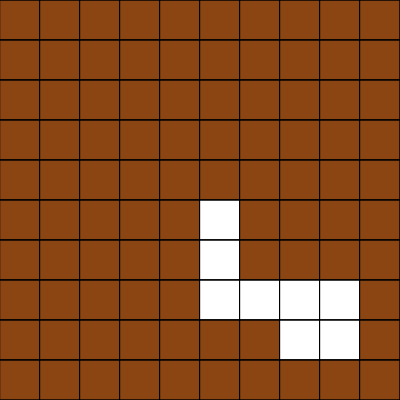
Frame 1 (no input)
Frame 60 (no input): identical to frame 1, image omitted
Frame 120 (the mouse pressed at the canvas centre since frame 60): identical to frame 1, image omitted

The p5.js sketch that drew this single still picture (run headless with seeded random() and noise() and a simulated clock; from frame 60 on, the mouse is pressed at the canvas centre):

// p5.js sketch
// ── sketch.js
const canvasWidth = 400;
const canvasHeight = 400;
const cellBoundaryColour = "#000000"; // Black for cell boundaries
const cellBoundaryWidth = 1; // Width of the cell boundary lines
const wallColour = "#8B4513"; // Brown for walls
const emptyColour = "#FFFFFF"; // White for empty cells
const backgroundColour = "#423232"; // Dark gray for background

/**
 * A position class representing a point in the dungeon grid.
 * It has x and y coordinates.
 */
class Position {
  constructor(x, y) {
    this.x = x;
    this.y = y;
  }
}

/**
 * A dungeon represented using a grid of cells.
 * Constructor accepts a width and height for the dungeon.
 * Each cell can be empty or contain a wall.
 * The grid is a 2D array where each element is a cell.
 */
class Dungeon {
  /**
   * Create a new Dungeon instance with specified dimensions.
   *
   * @param {Number} width width of the dungeon
   * @param {Number} height height of the dungeon
   */
  constructor(width, height) {
    this.width = width;
    this.height = height;
    this.grid = Array.from({ length: height }, () => Array(width).fill(null));

    // Initialize all cells to 'wall'
    for (let y = 0; y < height; y++) {
      for (let x = 0; x < width; x++) {
        this.grid[y][x] = "wall";
      }
    }

    this.cellWidth = canvasWidth / width;
    this.cellHeight = canvasHeight / height;
  }

  /**
   * Check if the specified coordinates are within the dungeon bounds.
   *
   * @param {Position} position a Position object with x and y coordinates
   * @returns {Boolean} true if within bounds, false otherwise
   */
  inBounds(position) {
    return (
      position.x >= 0 &&
      position.x < this.width &&
      position.y >= 0 &&
      position.y < this.height
    );
  }

  /**
   * Get the cell value at the specified coordinates.
   * If the coordinates are out of bounds, return null.
   *
   * @param {Position} position a Position object with x and y coordinates
   * @returns {String|null} the cell value ('wall' or 'empty') or null if out of bounds
   */
  getCell(position) {
    if (!this.inBounds(position)) {
      return null;
    }
    return this.grid[position.y][position.x];
  }

  /**
   * Set the cell at the specified coordinates to a new value.
   * Only 'wall' or 'empty' are valid values.
   * If the coordinates are out of bounds, return false, otherwise set the value
   * and return true.
   * @param {Position} position a Position object with x and y coordinates
   * @param {String} value the value to set ('wall' or 'empty')
   * @return {Boolean} true if the value was set, false if out of bounds or invalid value
   */
  setCell(position, value) {
    if (!this.inBounds(position) || (value !== "wall" && value !== "empty")) {
      return false;
    }
    this.grid[position.y][position.x] = value;
    return true;
  }

  /**
   * Set the cell at the specified coordinates to 'wall'.
   * If the coordinates are out of bounds, return false, otherwise set the value
   * and return true.
   * @param {Position} position a Position object with x and y coordinates
   * @return {Boolean} true if the value was set, false if out of bounds
   */
  setWall(position) {
    return this.setCell(position, "wall");
  }

  /**
   * Set the cell at the specified coordinates to 'empty'.
   * If the coordinates are out of bounds, return false, otherwise set the value
   * and return true.
   * @param {Position} position a Position object with x and y coordinates
   * @return {Boolean} true if the value was set, false if out of bounds
   */
  setEmpty(position) {
    return this.setCell(position, "empty");
  }

  /**
   * Check if the specified cell is a wall.
   *
   * @param {Position} position a Position object with x and y coordinates
   * @returns {Boolean} true if the cell is a wall, false otherwise
   */
  isWall(position) {
    const cell = this.getCell(position);
    return cell === "wall";
  }

  /**
   * Check if the specified cell is empty.
   *
   * @param {Position} position a Position object with x and y coordinates
   * @returns {Boolean} true if the cell is empty, false otherwise
   */
  isEmpty(position) {
    const cell = this.getCell(position);
    return cell === "empty";
  }

  /**
   * Get the cell position to the right of the specified coordinates.
   * If the specified coordinates are not valid return null
   * Use wrap around to get to the fist column if the x-coordinate is at the right edge.
   * @param {Position} position a Position object with x and y coordinates
   * @return {Position|null} an a Position object or null if out of bounds
   */
  getRight(position) {
    if (!this.inBounds(position)) {
      return null;
    }
    const newX = (position.x + 1) % this.width;
    return new Position(newX, position.y);
  }

  /**
   * Get the cell position to the left of the specified coordinates.
   * If the specified coordinates are not valid return null
   * Use wrap around to get to the last column if the x-coordinate is at the left edge.
   * @param {Position} position a Position object with x and y coordinates
   * @return {Position|null} an a Position object or null if out of bounds
   */
  getLeft(position) {
    if (!this.inBounds(position)) {
      return null;
    }
    const newX = (position.x - 1 + this.width) % this.width;
    return new Position(newX, position.y);
  }

  /**
   * Get the cell position above the specified coordinates.
   * If the specified coordinates are not valid return null
   * Use wrap around to get to the last row if the y-coordinate is at the top.
   * @param {Position} position a Position object with x and y coordinates
   * @return {Position|null} an a Position object or null if out of bounds
   */
  getAbove(position) {
    if (!this.inBounds(position)) {
      return null;
    }
    const newY = (position.y - 1 + this.height) % this.height;
    return new Position(position.x, newY);
  }

  /**
   * Get the cell position below the specified coordinates.
   * If the specified coordinates are not valid return null
   * Use wrap around to get to the first row if the y-coordinate is at the bottom.
   * @param {Position} position a Position object with x and y coordinates
   * @return {Position|null} an a Position object or null if out of bounds
   */
  getBelow(position) {
    if (!this.inBounds(position)) {
      return null;
    }
    const newY = (position.y + 1) % this.height;
    return new Position(position.x, newY);
  }

  /**
   * Draw the dungeon on the canvas.
   * Each cell is a square, walls are drawn in wallColour,
   * and empty cells are drawn in emptyColour.
   */
  draw() {
    for (let y = 0; y < this.height; y++) {
      for (let x = 0; x < this.width; x++) {
        const cell = this.grid[y][x];
        if (cell === "wall") {
          fill(wallColour);
        } else if (cell === "empty") {
          fill(emptyColour);
        } else {
          fill(emptyColour); // Default to empty if cell is null
        }

        // Draw the cell
        rect(
          x * this.cellWidth,
          y * this.cellHeight,
          this.cellWidth,
          this.cellHeight
        );

        // Draw cell boundaries
        stroke(cellBoundaryColour);
        strokeWeight(cellBoundaryWidth);
        noFill();
        rect(
          x * this.cellWidth,
          y * this.cellHeight,
          this.cellWidth,
          this.cellHeight
        );
      }
    }
  }
}

let dungeon;

/**
 * Implement a random walk algorithm on the dungeon limited to a certain number of steps.
 * The random walk starts at the specified position and moves to adjacent cells.
 * When moving to a new cell, mark it as 'empty'.
 * The walk continues until the specified number of steps is reached.
 *
 * @param {Dungeon} dungeon the dungeon to perform the random walk on
 * @param {Position} startPosition starting position for the random walk
 * @param {Number} steps the number of steps to take in the random walk
 */
function randomWalkDungeonLimSteps(dungeon, startPosition, steps) {
  let currentPosition = startPosition;

  for (let i = 0; i < steps; i++) {
    // Mark the current position as empty
    dungeon.setEmpty(currentPosition);

    // Get a random direction to move
    const directions = [
      dungeon.getRight(currentPosition),
      dungeon.getLeft(currentPosition),
      dungeon.getAbove(currentPosition),
      dungeon.getBelow(currentPosition),
    ];

    // Filter out null positions (out of bounds)
    const validDirections = directions.filter((pos) => pos !== null);

    // Choose a random valid direction
    if (validDirections.length > 0) {
      const randomIndex = Math.floor(Math.random() * validDirections.length);
      currentPosition = validDirections[randomIndex];
    }
  }
}

function setup() {
  createCanvas(canvasWidth, canvasHeight);
  let dungeonW = 10;
  let dungeonH = 10;
  dungeon = new Dungeon(dungeonW, dungeonH);
  // Start in the middle of the dungeon
  const startPosition = new Position(dungeonW / 2, dungeonH / 2);
  const steps = 15; // Number of steps for the random walk
  randomWalkDungeonLimSteps(dungeon, startPosition, steps);
}

function draw() {
  background(backgroundColour);
  dungeon.draw();
}
